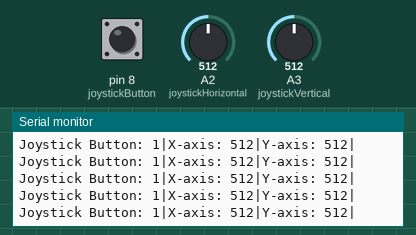
A sketch run on a simulated Arduino Uno, built with avr-gcc and run on an emulated ATmega328P. Shown: the last lines printed to the serial monitor. Inputs (shaded band) come from the test bench; at power-on: A2 (joystickHorizontal) = 512, A3 (joystickVertical) = 512, pin 8 (joystickButton) HIGH.

Above: at 1.2 s.
1.3 s: A2 (joystickHorizontal) set to 110
At 1.38 s:
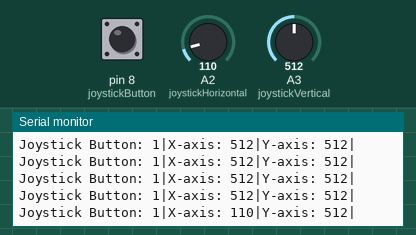
4.3 s: A2 (joystickHorizontal) set to 90
At 4.32 s:
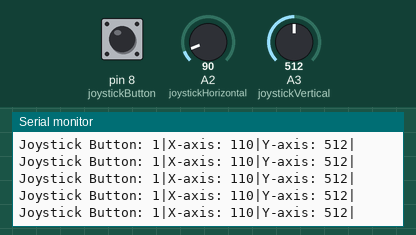
7.3 s: A3 (joystickVertical) set to 111
At 7.3 s:
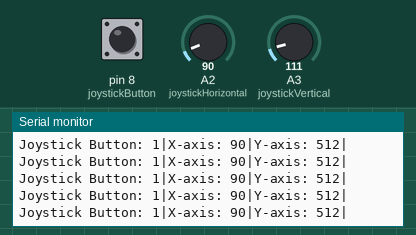
8.8 s: A3 (joystickVertical) set to 89
At 8.81 s:
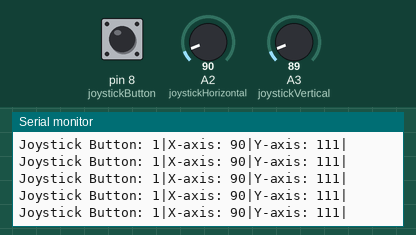
Timing chart, 0 to 11.8 s (numbered marks = the images above; inputs shaded):
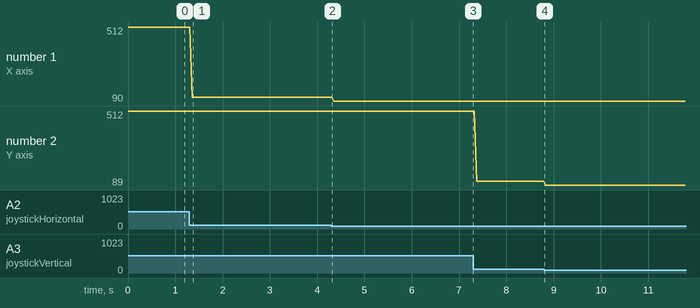

The sketch:

Joystick_Co-ordinates.ino
```cpp
int joystickHorizontal=A2;
int joystickVertical=A3;
int joystickButton=8;


void setup()
{
  pinMode(joystickButton,INPUT);
  digitalWrite(joystickButton,HIGH);
  Serial.begin(9600);
}

void loop()
{
  Serial.print("Joystick Button: ");
  Serial.print(digitalRead(joystickButton));
  Serial.print("|");

  Serial.print("X-axis: ");
  Serial.print(analogRead(joystickHorizontal));
  Serial.print("|");

  Serial.print("Y-axis: ");
  Serial.print(analogRead(joystickVertical));
  Serial.println("|");
}
```

Measured:
- after the input at 1.3 s, the serial monitor: prints a new line after 0.06 s (image 1)
- plotted number 1: 512 → 110 after the input at 1.3 s, 110 → 90 after the input at 4.3 s
- plotted number 2: 512 → 111 after the input at 7.3 s, 111 → 89 after the input at 8.8 s
